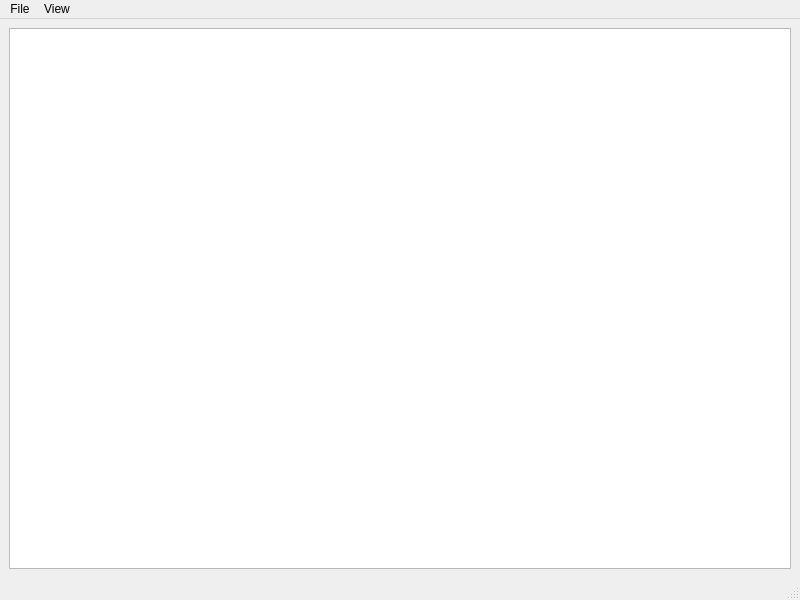
<?xml version="1.0" encoding="UTF-8"?>
<ui version="4.0">
 <class>MainWindow</class>
 <widget class="QMainWindow" name="MainWindow">
  <property name="geometry">
   <rect>
    <x>0</x>
    <y>0</y>
    <width>800</width>
    <height>600</height>
   </rect>
  </property>
  <property name="windowTitle">
   <string>QJsonViewer</string>
  </property>
  <widget class="QWidget" name="centralwidget">
   <layout class="QGridLayout" name="gridLayout">
    <item row="0" column="0">
     <widget class="QTreeView" name="treeView">
      <property name="font">
       <font>
        <pointsize>9</pointsize>
       </font>
      </property>
      <property name="selectionBehavior">
       <enum>QAbstractItemView::SelectionBehavior::SelectRows</enum>
      </property>
      <property name="rootIsDecorated">
       <bool>true</bool>
      </property>
     </widget>
    </item>
   </layout>
  </widget>
  <widget class="QStatusBar" name="statusbar"/>
  <widget class="QMenuBar" name="menubar">
   <property name="geometry">
    <rect>
     <x>0</x>
     <y>0</y>
     <width>800</width>
     <height>19</height>
    </rect>
   </property>
   <widget class="QMenu" name="menuFile">
    <property name="title">
     <string>File</string>
    </property>
    <addaction name="actionOpen_JSON"/>
   </widget>
   <widget class="QMenu" name="menuView">
    <property name="title">
     <string>View</string>
    </property>
    <addaction name="actionZoom_In"/>
    <addaction name="actionZoom_Out"/>
   </widget>
   <addaction name="menuFile"/>
   <addaction name="menuView"/>
  </widget>
  <action name="actionOpen_JSON">
   <property name="text">
    <string>Load Json File</string>
   </property>
  </action>
  <action name="actionZoom_In">
   <property name="text">
    <string>Zoom In</string>
   </property>
   <property name="shortcut">
    <string>Ctrl++</string>
   </property>
  </action>
  <action name="actionZoom_Out">
   <property name="text">
    <string>Zoom Out</string>
   </property>
   <property name="shortcut">
    <string>Ctrl+-</string>
   </property>
  </action>
 </widget>
 <resources/>
 <connections/>
</ui>
